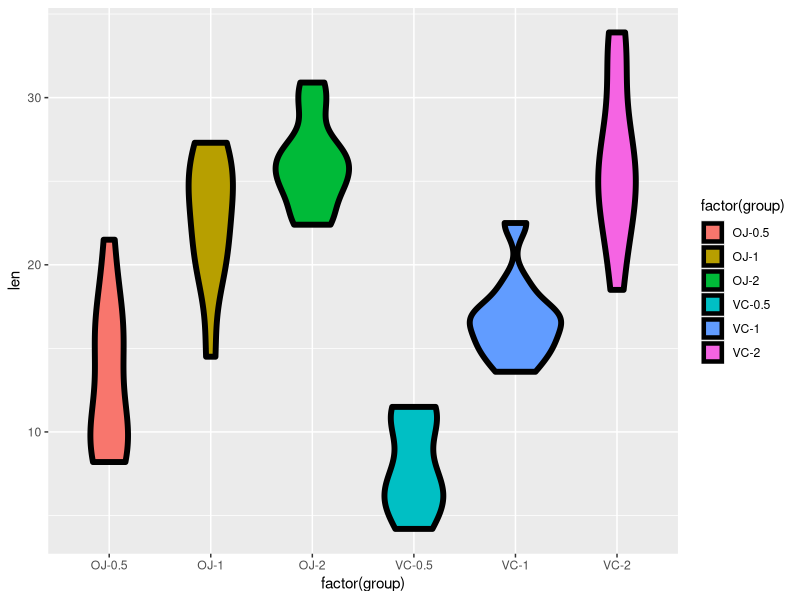

Source code (R):
## ---- chunk 1
library(datasets)
data("ToothGrowth")
head(ToothGrowth)
## ---- chunk 2
library(dplyr)
tooth_growth_grouped <- 
    mutate(ToothGrowth, group = paste(supp, dose, sep = "-")) %>%
    select(len, group)

head(tooth_growth_grouped)
## ---- chunk 3
library(ggplot2)
ggplot(
        tooth_growth_grouped, 
        aes(x = factor(group), y = len, fill = factor(group))
    ) +
    geom_violin(col = "black", size = 2)
## ---- chunk 4
vc0.5 <- tooth_growth_grouped$len[tooth_growth_grouped$group == "VC-0.5"]
vc2 <- tooth_growth_grouped$len[tooth_growth_grouped$group == "VC-2"]

t.test(vc2, vc0.5, var.equal = FALSE, paired = FALSE)
